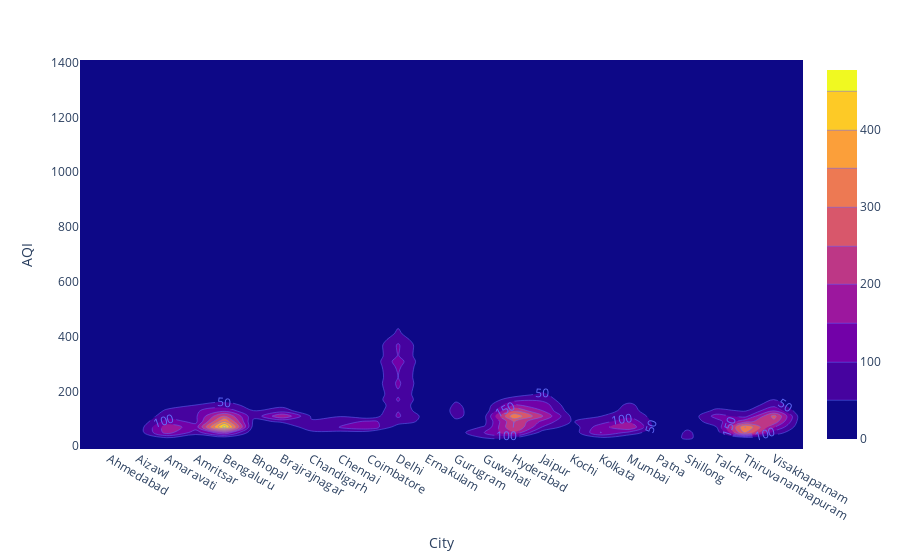

Notebook cell for this chart:
### Code cell
import plotly.express as px
df = px.data.tips()

fig = px.density_contour(ndf, x="City", y="AQI")
fig.update_traces(contours_coloring="fill", contours_showlabels = True)
fig.show()

### Figure 1 — Plotly figure (JSON) as saved in the notebook; plotly's stock layout.template omitted (floating-point values rounded to 4 significant figures; data arrays with more than 128 entries replaced by an {"elided": "..."} marker saying what was removed)
{"data": [{"contours": {"coloring": "fill", "showlabels": true}, "hovertemplate": "City=%{x}<br>AQI=%{y}<br>count=%{z}<extra></extra>", "legendgroup": "", "line": {"color": "#636efa"}, "name": "", "showlegend": false, "type": "histogram2dcontour", "x": {"elided": "15791 str values"}, "xaxis": "x", "xbingroup": "x", "y": {"elided": "15791 int values"}, "yaxis": "y", "ybingroup": "y"}], "layout": {"legend": {"tracegroupgap": 0}, "margin": {"t": 60}, "xaxis": {"anchor": "y", "domain": [0, 1], "title": {"text": "City"}}, "yaxis": {"anchor": "x", "domain": [0, 1], "title": {"text": "AQI"}}}}
